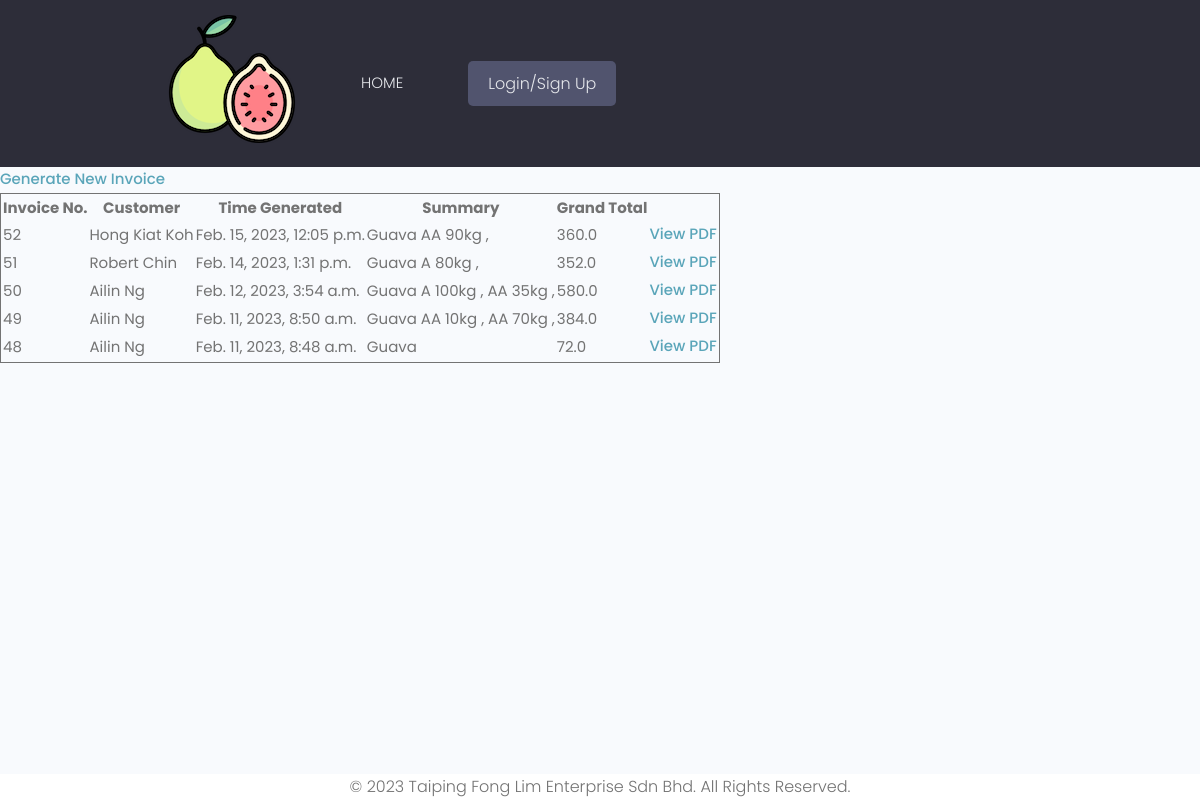
The page /invoices/ on the database as committed earlier.
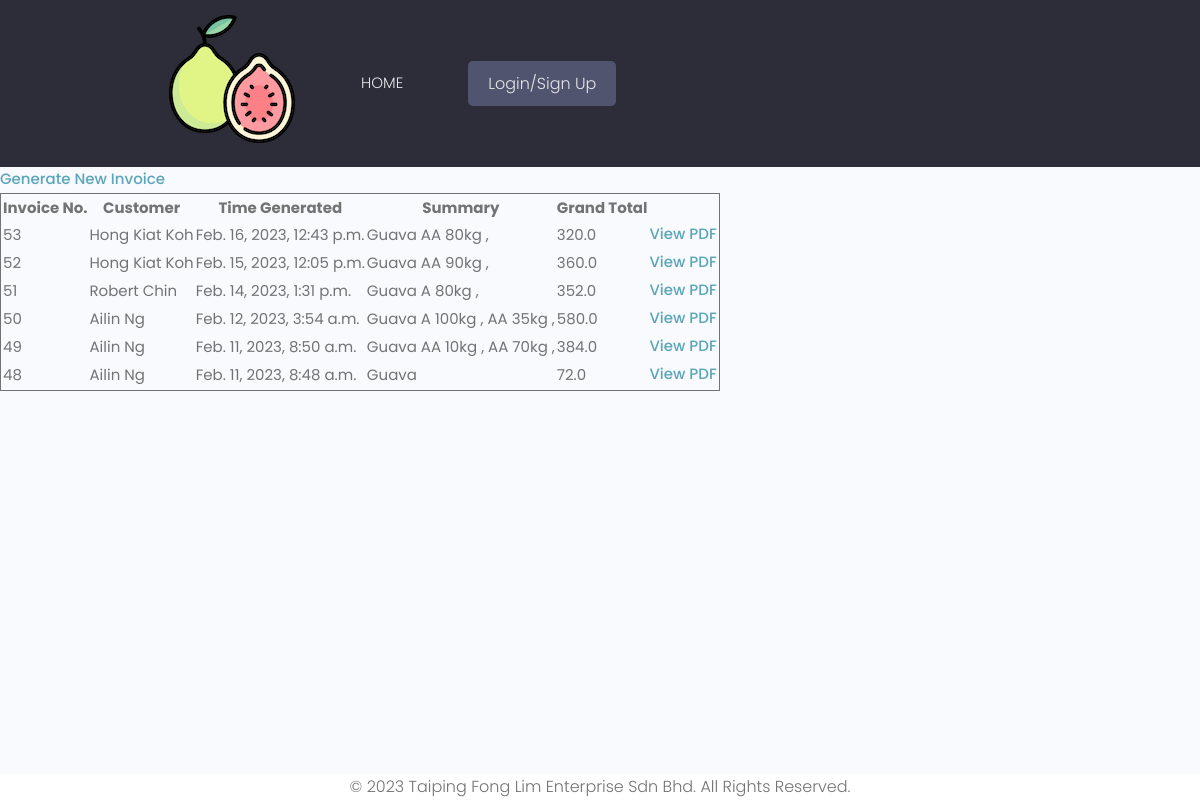
The same page on the database as committed later.
### products/models.py (models this page shows)
class Invoice(models.Model):
    customer = models.ForeignKey(Customer, on_delete=models.PROTECT, null=True)
    user = models.ForeignKey(User, on_delete=models.PROTECT, null=True)
    timeGenerated = models.DateTimeField(auto_now_add=True)
    grandTotal = models.FloatField(null=True)
    summary = models.CharField(max_length=500, null=True)
    class Meta:
        ordering = ['-id']

class Customer(models.Model):
    firstname = models.CharField(max_length=50, null=True)
    lastname = models.CharField(max_length=50, null=True)
    companyName = models.CharField(max_length=100, null=True, default='N/A')
    companyPhone = models.IntegerField(null=True, default='N/A')
    companyAddress = models.CharField(max_length=200, null=True, default='N/A')
    phone = models.IntegerField(null=True)
    email = models.CharField(max_length=50, null=True)
    tier = models.ForeignKey(Tier, on_delete=models.PROTECT)
    def __str__(self):
        return self.firstname + ' ' + self.lastname

### products/views.py (the view)
# urls.py: path("invoices/", views.invoices, name="invoices"),
def invoices(request):
    invoices = Invoice.objects.all()
    orders = Order.objects.all()
    context = {'orders': orders, 'invoices': invoices}
    return render(request, 'invoices.html', context)

### templates/invoices.html
{% extends 'main.html' %}
{% block content %}
<a href={% url 'generateInvoices' %}>Generate New Invoice</a>
<table class="table table-striped table-hover table-bordered">
  <thead>
    <tr>
      <th>Invoice No.</th>
      <th>Customer</th>
      <th>Time Generated</th>
        <th>Summary</th>
        <th>Grand Total</th>
    </tr>
  </thead>
  <tbody>
    {% for invoice in invoices %}
                <tr>
                    <td>{{ invoice.id }}</td>
                    <td>{{ invoice.customer }}</td>
                    <td>{{ invoice.timeGenerated }}</td>
                    <td>{{ invoice.summary }}</td>
                    <td>{{ invoice.grandTotal }}</td>
                    <td><a href="{% url 'pdf_view' invoice.pk %}">View PDF</a></td>
                </tr>
            {% endfor %}
  </tbody>
</table>
{% endblock %}

### templates/main.html (shortened to what this page needs)
<!DOCTYPE html>
{% load static %}
<html lang="en">
<head>
  <link rel="stylesheet" href="https://cdn.iconmonstr.com/1.3.0/css/iconmonstr-iconic-font.min.css" />
  <link rel="stylesheet" href="{% static 'uikit/styles/uikit.css' %}" />
  <link rel="stylesheet" href="{% static 'styles/app.css' %}" />
</head>
<body>
    {% include 'navbar.html' %}
    {% block content %}
    {% endblock content %}
    {% include 'footer.html' %}
</body>
</html>

### templates/navbar.html (shortened to what this page needs)
 {% load static %}
<header class="header">
    <div class="container container--narrow">
      <nav class="header__nav">
        <ul class="header__menu">
          <li class="header__menuItem"><a href="{% url 'home' %}"><img src="{% static 'images/logo.png' %}" width="50" > </a></li>
            <li class="header__menuItem"><a href="{% url 'home' %}">HOME</a></li>
            {% if request.user.is_authenticated %}
          <li class="header__menuItem"><a href="{% url 'orders' %}">ORDERS</a></li>
          <li class="header__menuItem"><a href="{% url 'invoices' %}">INVOICES</a></li>
          <li class="header__menuItem"><a href="{% url 'customers' %}">CUSTOMERS</a></li>
          <li class="header__menuItem"><a href="{% url 'products' %}">PRODUCTS</a></li>
            <li class="header__menuItem"><a href="{% url 'logout' %}" class="btn btn--sub">Logout</a></li>
            {% else %}
            <li class="header__menuItem"><a href="{% url 'login' %}" class="btn btn--sub">Login/Sign Up</a></li>
            {% endif %}
        </ul>
      </nav>
    </div>
</header>

### templates/footer.html (shortened to what this page needs)
<br>
<div class="footer">
    <p>© 2023 Taiping Fong Lim Enterprise Sdn Bhd. All Rights Reserved.</p>
</div>
<br>

### static/styles/app.css (style rules this page uses)
:root { --color-sub: #2d2d39; }
.btn--sub { background-color: var(--color-sub-light); }
img { width: 100%; }
.header { position: sticky; z-index: 111; background-color: var(--color-sub); padding: 1.5rem 0; }
.header > .container { display: flex; justify-content: space-between; align-items: center; }
.header__nav > ul { display: inline-flex; align-items: center; list-style: none; gap: 6.5rem; }
.header__menuItem > a { color: var(--color-light); font-weight: 300; }
.table { border: 1px solid; }

### static/uikit/styles/modules/_variables.css (style rules this page uses)
:root { --color-main: #5aa5b9; --color-main-light: #e6faff; --color-sub: #3f4156; --color-sub-light: #51546e; --color-sub-lighter: #ededfd; --color-text: #737373; --color-gray: #8b8b8b; --color-light: #e5e7eb; --color-light-gray: #767676; --color-bg: #f8fafd; --color-white: #fffefd; --color-white-light: #f3f3f3; --color-success: #359e64; --color-success-bg: #def8e8; --color-error: #fc4b0b; --color-error-bg: #fff2ee; --font-base: 'Poppins', arial, helvetica, 'Segoe UI', roboto, ubuntu, sans-serif; --font-monospace: 'Fira Code', 'Courier New', courier, monospace; --font-regular: 300; --font-medium: 500; --font-bold: 700; --generic-shadow: 1px 1px 5px #00000010; --generic-transition: all 0.3s ease-in-out; }

### static/uikit/styles/modules/_base.css (style rules this page uses)
* { margin: 0; padding: 0; box-sizing: border-box; text-rendering: optimizeLegibility; color: inherit; font-size: inherit; }
html { font-size: 50%; }
@media only screen and (min-width: 480px) { html { font-size: 56.25%; } }
@media only screen and (min-width: 1200px) { html { font-size: 62.5%; } }
body { line-height: 1.6; font-weight: 400; font-size: 1.5rem; color: var(--color-text); background-color: var(--color-bg); min-height: 100vh; }

### static/uikit/styles/modules/_typography.css (style rules this page uses)
* { font-family: var(--font-base); }
p, span, strong { font-size: 1.6rem; color: var(--color-text); font-weight: var(--font-regular); }
a { padding-bottom: 2px; text-decoration: none; display: inline-block; color: var(--color-main); font-weight: var(--font-medium); }

### static/uikit/styles/modules/_utilities.css (style rules this page uses)
.container { width: 92%; max-width: 165rem; margin: 0 auto; box-sizing: border-box; }
.container--narrow { width: 92%; max-width: 120rem; }
@media screen and (min-width: 1000px) { .container { width: 90%; } }
@media screen and (min-width: 1000px) { .container--narrow { width: 85%; } }
@media screen and (min-width: 1200px) { .container { width: 80%; } }
@media screen and (min-width: 1200px) { .container--narrow { width: 72%; } }

### static/uikit/styles/modules/_button.css (style rules this page uses)
.btn { display: inline-block; position: relative; cursor: pointer; background-color: var(--color-light); font-weight: var(--font-medium); color: var(--color-sub); text-decoration: none; padding: 1rem 2rem; border-radius: 0.5rem; border: none; width: -webkit-fit-content; width: -moz-fit-content; width: fit-content; height: -webkit-fit-content; height: -moz-fit-content; height: fit-content; font-size: 1.6rem; outline-width: 0; outline-color: transparent; -webkit-backface-visibility: hidden; backface-visibility: hidden; transition: all 0.3s ease-in-out; }
.btn--sub { background-color: var(--color-sub); color: var(--color-white); }

### templates/footer.html (style rules this page uses)
.footer { position: fixed; left: 0; bottom: 0; width: 100%; background-color: white; color: white; text-align: center; }

Rows that differ between the two databases and show on the page:
added Invoice: id "53", customer "Hong Kiat Koh", timeGenerated "Feb. 16, 2023, 12:43 p.m.", summary "Guava AA 80kg ,", grandTotal "320.0"
